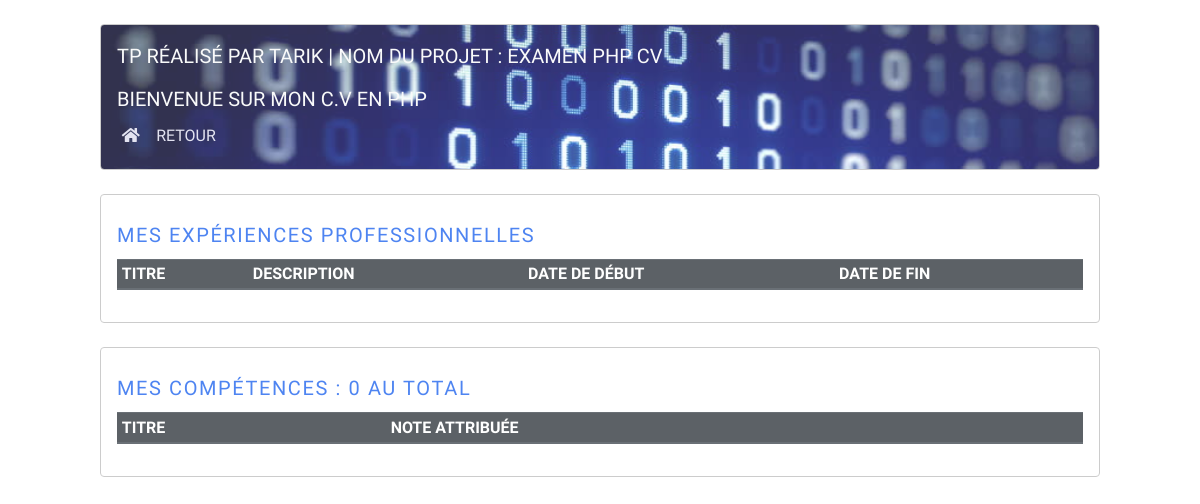
Page /home.php on the earlier database version.
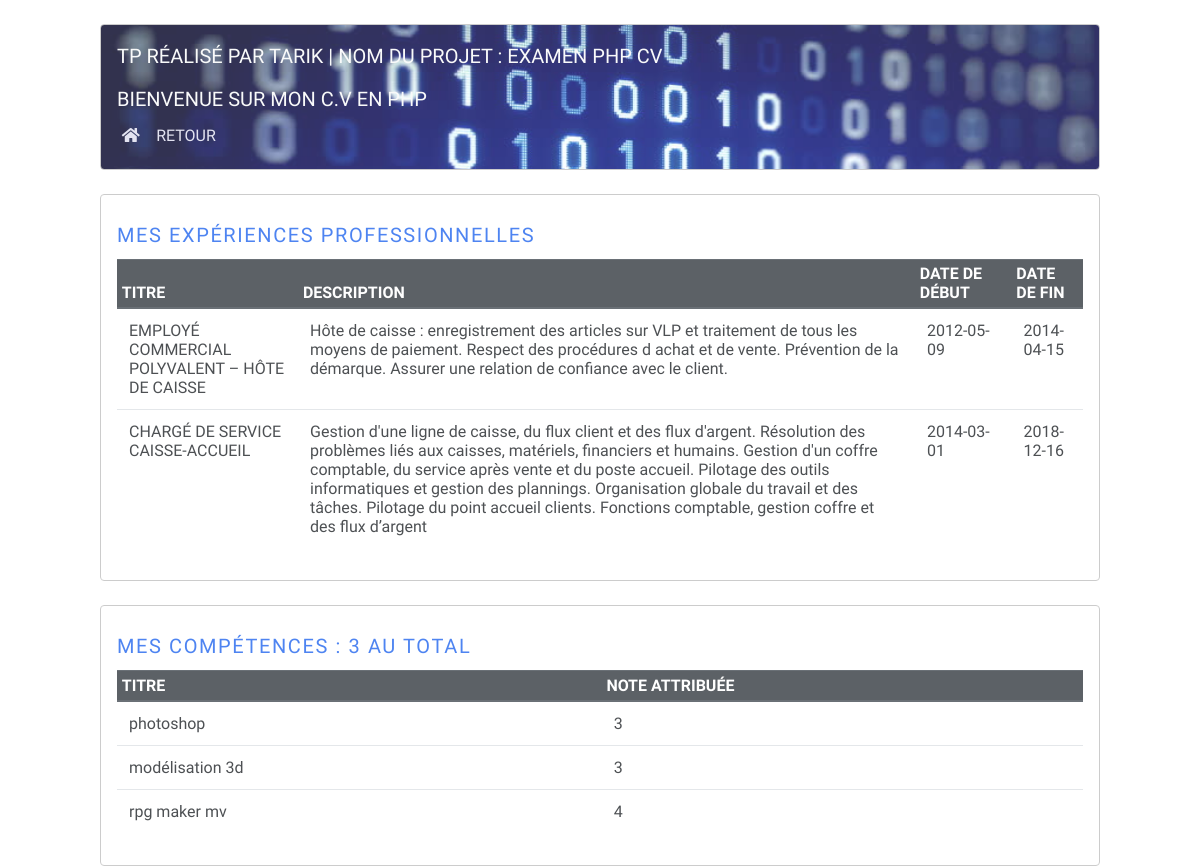
Same page on the later database version.
### tables this page shows
CREATE TABLE `experience` (
  `id` int(11) NOT NULL,
  `titre` varchar(250) NOT NULL,
  `description` text NOT NULL,
  `date_debut` date NOT NULL,
  `date_fin` date DEFAULT NULL
);

CREATE TABLE `competence` (
  `titre` varchar(250) NOT NULL,
  `id` int(11) NOT NULL,
  `note` int(11) NOT NULL
);

### include.php (called while the page is built, shortened)
<?php
    require_once 'utils/head.php';
?>

### home.php (the view, shortened to what this page needs)
<?php
require_once ('include.php');
include ('jumbotron.php');
?>
<?php
$req = $bdd -> query('SELECT * FROM experience');
$results = $req->fetchAll();
?>
<div class="menu container col-10">
<table class="table">
  <thead class="thead-dark text-uppercase table-sm">
    <tr>
      <th scope="col">titre</th>
      <th scope="col">description</th>
      <th scope="col">date de début</th>
      <th scope="col">date de fin</th>
    </tr>
  </thead>
  <tbody>
    <?php
    foreach ($results as $res){?>
    <tr>
      <td scope="row"><?= $res['titre']?></td>
      <td><?= $res['description']?></td>
      <td width='10%'><?= $res['date_debut']?></td>
      <td><?= $res['date_fin']?></td>
    </tr>
    <?php
    }
    ?>
  </tbody>
  <caption class='lead text-uppercase'>mes expériences professionnelles</caption>
</table>
</div>
<?php
$req2 = $bdd -> query('SELECT * FROM competence');
$results2 = $req2->fetchAll();
$count = $bdd->query('select count(*) as nb from competence');
$data = $count->fetch();
$nb = $data['nb'];
?>
<div class="menu container col-10 mt-4">
<table class="table">
  <thead class="thead-dark text-uppercase table-sm">
    <tr>
      <th scope="col">titre</th>
      <th scope="col">note attribuée</th>
    </tr>
  </thead>
  <tbody>
    <?php
    foreach ($results2 as $res2){?>
    <tr>
      <td scope="row"><?= $res2['titre']?></td>
      <td><?= $res2['note']?></td>
    </tr>
    <?php
    }
    ?>
  </tbody>
  <caption class='lead text-uppercase'>mes compétences : <?= $nb ?> au total </caption>
</table>
</div>

### utils/head.php (shortened to what this page needs)
<head>
<link rel='stylesheet' href="https://stackpath.bootstrapcdn.com/bootstrap/4.3.1/css/bootstrap.min.css"/>
<link rel="stylesheet" href="https://cdnjs.cloudflare.com/ajax/libs/font-awesome/5.13.1/css/all.min.css"/>
</head>

### jumbotron.php
<?php
$dev = ['tarik',33,'dev','examen php cv','12 rue des bierces', '42270 Saint-Priest-En-Jarez'];
if(isset($_SESSION['user'])){
    echo '<div class="menu container col-10 mt-4 mb-4 jumbotron text-light">
    <p class="lead text-uppercase">tp réalisé par ' .$dev[0]. ' | nom du projet : ' .$dev[3]. '</p>
    <p>Bonjour ' .$_SESSION['user']['nom'].' !</p>
    <p>tu es dans ton espace administrateur</p>
    <p>ton mot de passe est <b class="text-warning">' .$_SESSION['user']['mot_de_passe']. '</b></p>
    <ul class="text-uppercase display-5 bg-primary rounded cadre">
    <li><a href="competence.php">gérer mes compétences</a></li>
    <li><a href="experience.php">gérer mes expériences</a></li>
    <li><a href="disconnect.php"/><i class="fas fa-sign-out-alt"></i>&nbsp;je me déconnecte</a></li>
    </ul>
    </div>';
}
else{
    echo '
    <div class="menu container col-10 mt-4 mb-4 jumbotron text-light">
    <p class="lead text-uppercase">tp réalisé par ' .$dev[0]. ' | nom du projet : ' .$dev[3]. '</p>
    <h5 class="text-uppercase">bienvenue sur mon c.v en php</h5>
    <ul class="text-uppercase">
    <li><a href="index.php"><i class="fas fa-home"></i>&emsp;retour</a></li>
    </ul>
    </div>';
}
?>

### utils/head.php (style rules this page uses)
* { font-family:'Cabin'; }
h5 { font-family:'Work Sans'; }
ul { margin:0; padding:0; display:flex; }
li { list-style-type:none; margin:0.5%; }
.jumbotron { border-radius:0; background:url('assets/background.jpg'); background-size:cover; }
.menu { opacity:0.8; padding:1rem; border-radius:4px; border:1px solid silver; }
ul li a { color:#dde; }
caption { caption-side:top; color: #26e; font-family:'Concert One'; letter-spacing:0.1rem; }
.lead { font-family:'Work Sans'; }

Differences in the rows shown:
added experience: titre "EMPLOYÉ COMMERCIAL POLYVALENT – HÔTE DE CAISSE", description "Hôte de caisse : enregistrement des articles sur VLP et traitement de tous les moyens de paiement. Respect des procédures d achat et de vente. Prévention de la démarque. Assurer une relation de confiance avec le client.", date_debut "2012-05-09", date_fin "2014-04-15"
added experience: titre "CHARGÉ DE SERVICE CAISSE-ACCUEIL", description "Gestion d'une ligne de caisse, du flux client et des flux d'argent. Résolution des problèmes liés aux caisses, matériels, financiers et humains. Gestion d'un coffre comptable, du service après vente et du poste accueil. Pilotage des outils informatiques et gestion des plannings. Organisation globale du travail et des tâches. Pilotage du point accueil clients. Fonctions comptable, gestion coffre et des flux d’argent", date_debut "2014-03-01", date_fin "2018-12-16"
added competence: titre "photoshop", note "3"
added competence: titre "modélisation 3d", note "3"
added competence: titre "rpg maker mv", note "4"
Other differences:
$nb: "0" → "3"
